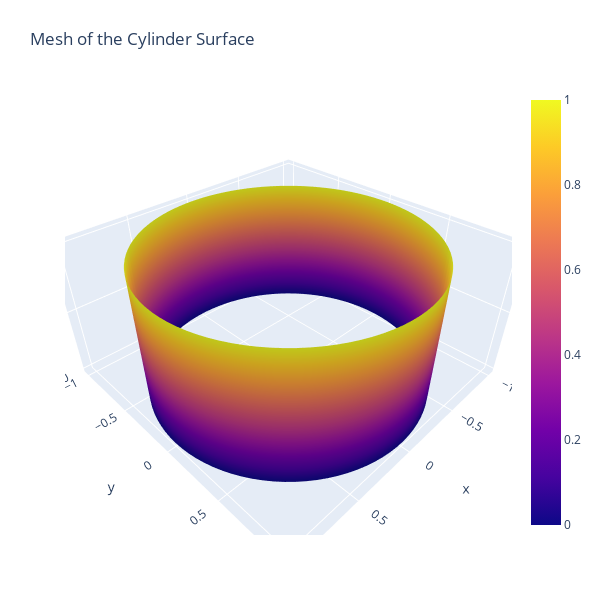

The code cell stored with this chart in its notebook:
### Code cell
num_theta = 100
num_z = 50
theta = np.linspace(0, 2 * np.pi, num_theta)
z = np.linspace(0, 1, num_z)
theta_grid, z_grid = np.meshgrid(theta, z)

# Calculate x, y, z coordinates for the cylinder surface
x_cylinder = np.cos(theta_grid)
y_cylinder = np.sin(theta_grid)

# Plot the cylinder surface
fig = go.Figure(data=[go.Surface(x=x_cylinder, y=y_cylinder, z=z_grid)])
fig.update_layout(
    title="Mesh of the Cylinder Surface",
    autosize=False,
    width=600, height=600,
    margin=dict(l=65, r=50, b=65, t=90)
)
fig.show()

### Figure 1 — Plotly figure (JSON) as saved in the notebook; plotly's stock layout.template omitted (floating-point values rounded to 4 significant figures; data arrays with more than 128 entries replaced by an {"elided": "..."} marker saying what was removed)
{"data": [{"type": "surface", "x": {"elided": "50x100 float values"}, "y": {"elided": "50x100 float values"}, "z": {"elided": "50x100 float values"}}], "layout": {"autosize": false, "height": 600, "margin": {"b": 65, "l": 65, "r": 50, "t": 90}, "title": {"text": "Mesh of the Cylinder Surface"}, "width": 600}}
